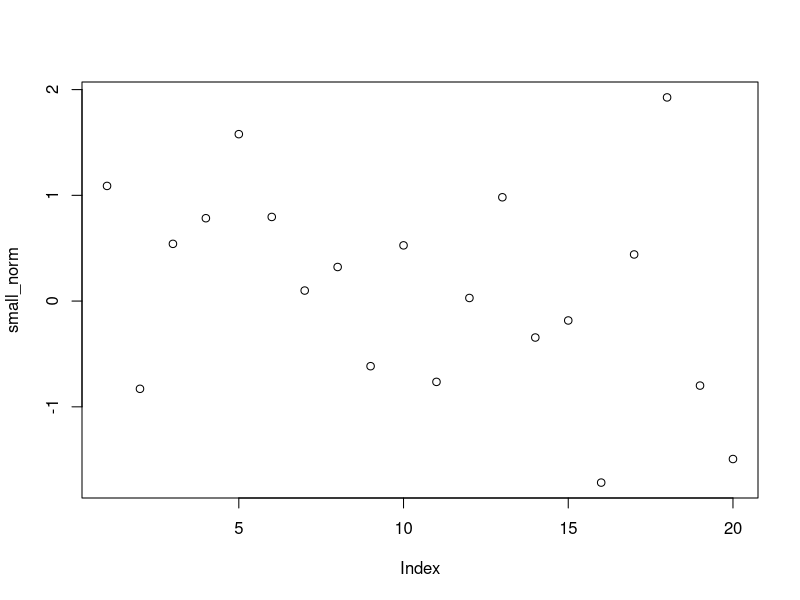
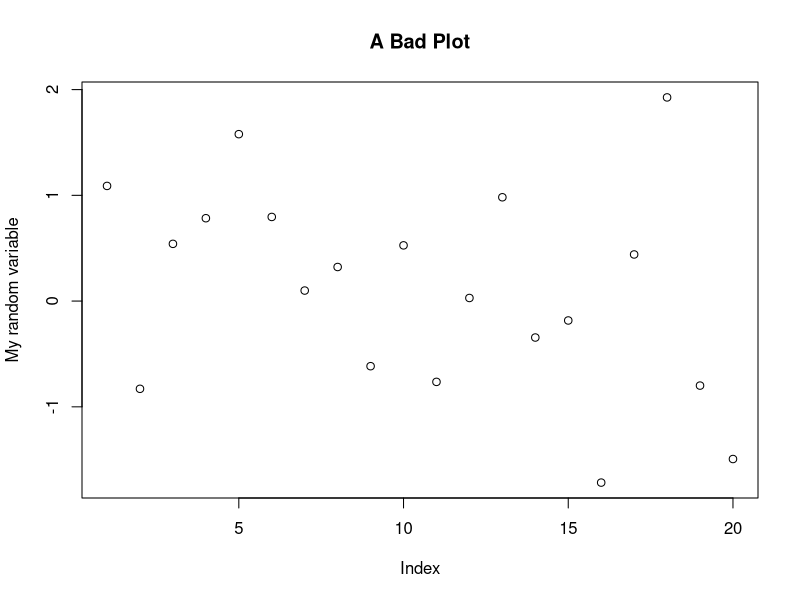
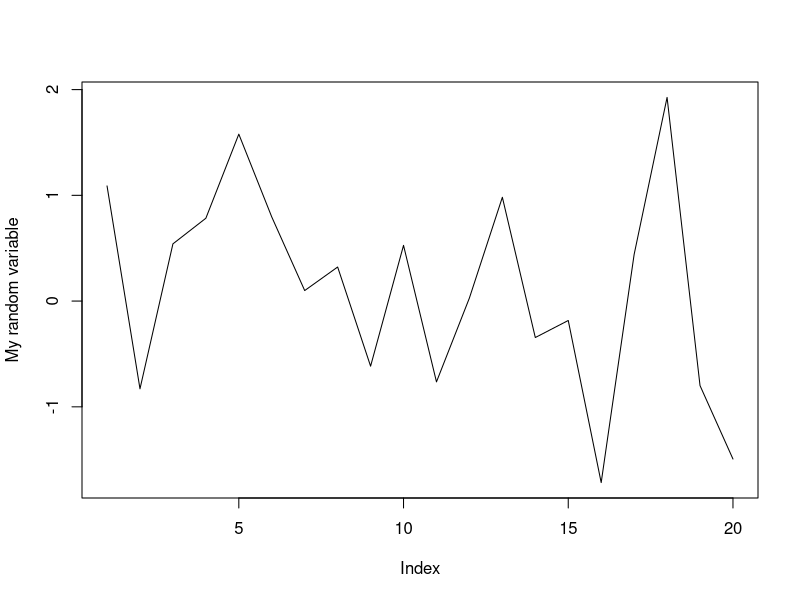
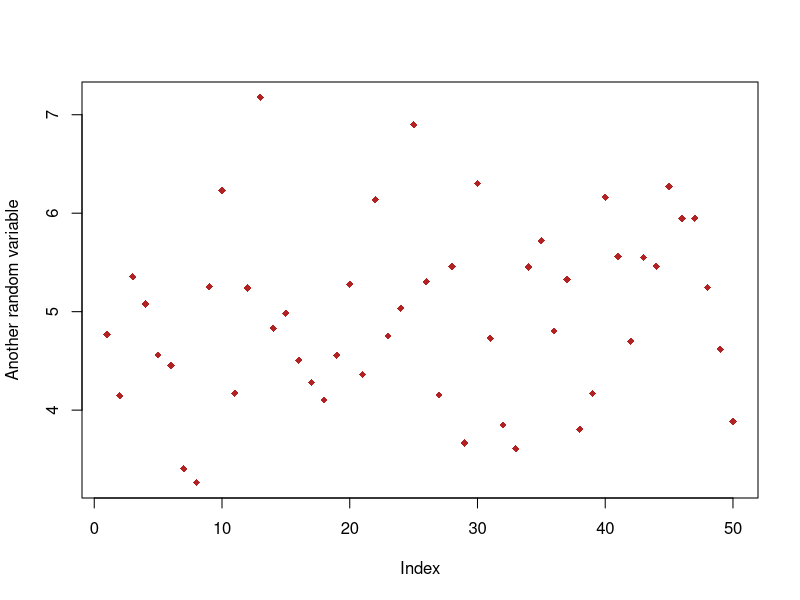
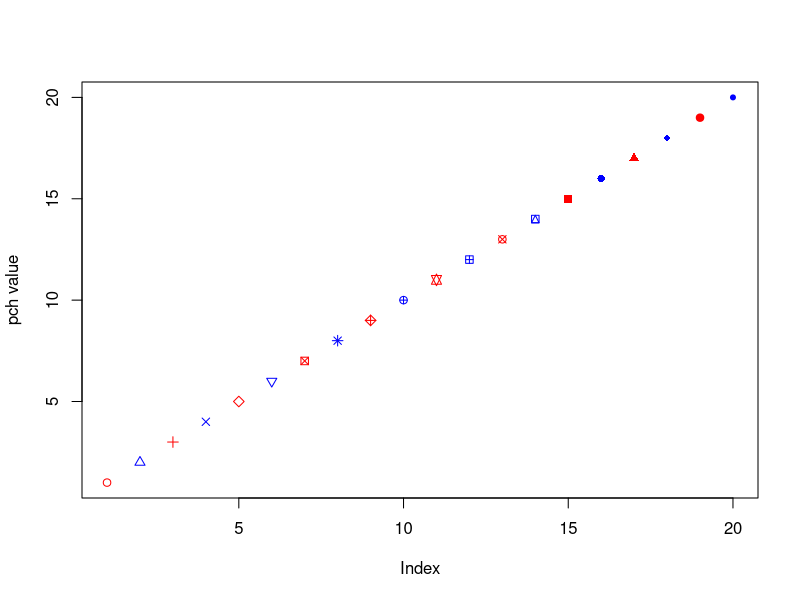
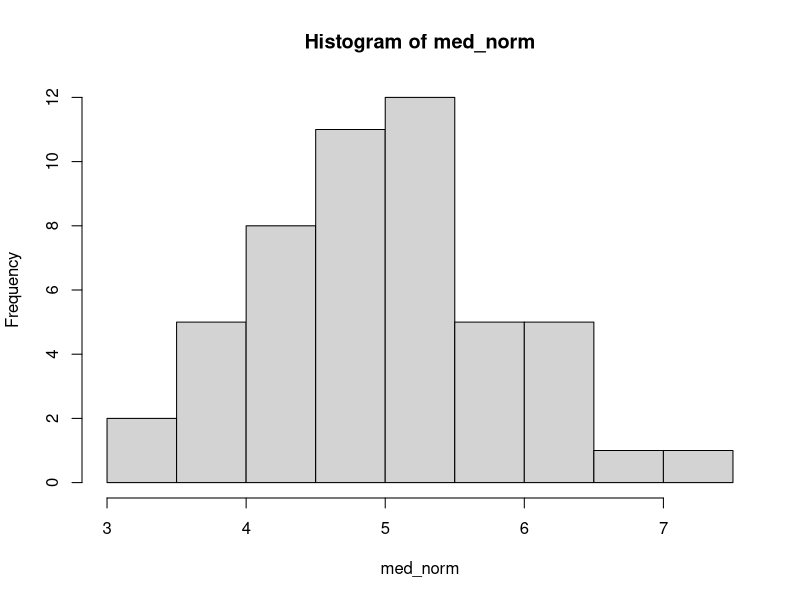
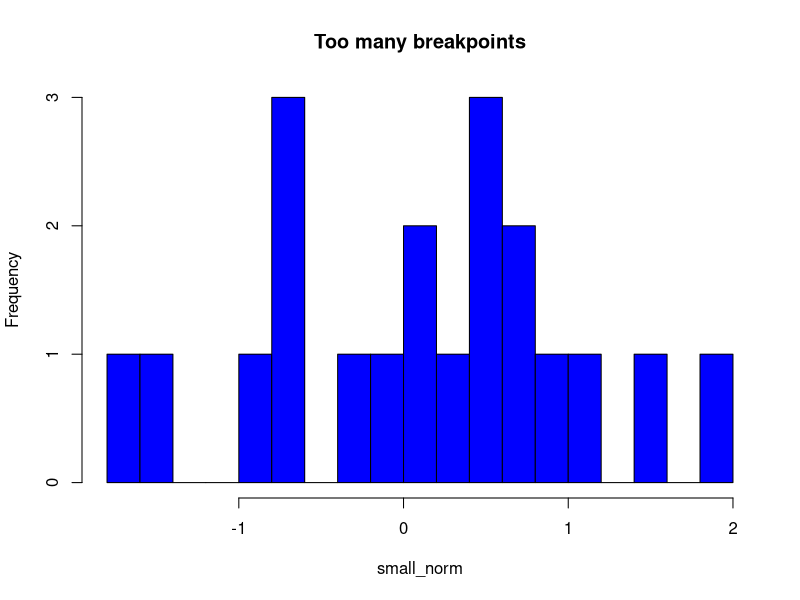
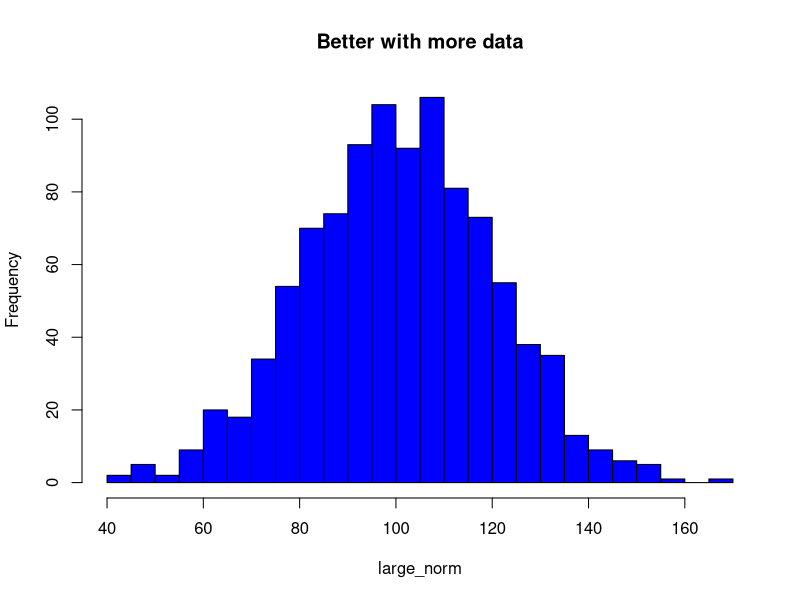

The R script that drew these images, in order: (Note: this script raises an error after producing the figures.)
## ---- chunk 1
#source("../../_knitr/knit_jekyll_setup.R")
#opts_chunk$set(fig.path="plots/basic_graphics-", tidy=FALSE, fig.width=5, fig.height=5, cache = TRUE)
## ---- chunk 2
small_norm <- rnorm(n = 20)
med_norm <- rnorm(50, mean = 5)
large_norm <- rnorm(1000, mean = 100, sd = 20) 
## ---- chunk 3
data(iris)
attach(iris)
names(iris) #this shows the names of the variables in the iris data.
## ---- chunk 4
plot(small_norm)
## ---- chunk 5
plot(small_norm, 
     ylab = "My random variable",
     main = "A Bad Plot")
## ---- chunk 6
plot(small_norm, 
     ylab = "My random variable", 
     type = "l")
## ---- chunk 7
plot(med_norm, 
     ylab = "Another random variable",
     col = "firebrick", pch = 18)
## ---- chunk 8
plot(1:20, 
     ylab = "pch value", 
     pch = 1:20,
     col = c("red", "blue") )
## ---- chunk 9
hist(med_norm)
## ---- chunk 10
hist(small_norm, 
     breaks = 20, 
     col = "blue",
     main = "Too many breakpoints")
hist(large_norm, 
     breaks = 20, 
     col = "blue",
     main = "Better with more data")
## ---- chunk 11
require(ggplot2)
qplot(med_norm)
## ---- chunk 12
qplot(med_norm,
      binwidth = 0.5,
      main = "YA Histogram",
      xlab = "x",
      fill = I("blue"))
## ---- chunk 13
large_mean <- mean(large_norm)
large_sd <- sd(large_norm)
hist(large_norm, 
     breaks = 10)
abline(v = large_mean,
       col = "purple",
       lwd = 2) #lwd controls the line width
abline(v = c(large_mean + large_sd, large_mean - large_sd),
       col = "purple",
       lwd = 2,
       lty = 2) #lty controls the line type, here dashed
## ---- chunk 14
qplot(large_norm, 
      binwidth = 10,
      xlab = "x") +
  geom_vline(xintercept = large_mean,
             color = "purple") +
  geom_vline(xintercept = c(large_mean + large_sd, large_mean - large_sd),
             color = "purple",
             linetype = 2 )
## ---- chunk 15
teams <- c("49ers", "Falcons", "Patriots", "Ravens")
points <- c(28, 24, 13, 28 )
team_colors <- c("gold", "red", "blue", "purple")
## ---- chunk 16
barplot(points, names = teams, 
        col = team_colors, 
        ylab = "Points Scored", 
        xlab = "Team")
## ---- chunk 17
barplot(points, names = teams, 
        col = team_colors, 
        ylim = c(0, 30),
        ylab = "Points Scored", 
        xlab = "Team")
## ---- chunk 18
qplot(x = teams, y = points, 
      geom="bar", 
      stat = "identity", 
      fill = I(team_colors))
## ---- chunk 19
league <- c("NFC", "NFC", "AFC", "AFC")
qplot(x = teams, y = points, 
      geom="bar", 
      stat = "identity", 
      fill = league)
## ---- chunk 20
boxplot(Petal.Length, ylab = "Petal Length (cm)")
## ---- chunk 21
boxplot(list(Petal.Length, Petal.Width, Sepal.Length, Sepal.Width), 
        names = c("Petal Length", "Petal Width", 
                  "Sepal Length", "Sepal Width"),
        ylab = "centimeters")
## ---- chunk 22
boxplot(Petal.Length ~ Species, 
        col = c("orange", "purple", "blue"),
        ylab = "Sepal Length (cm)")
## ---- chunk 23
qplot(x = Species,
      y = Petal.Length,
      geom = "boxplot",
      fill = Species,
      ylab = "Sepal Length (cm)"
      )
## ---- chunk 24
plot(x = Sepal.Width, y = Sepal.Length)
## ---- chunk 25
species_colors <- rep(c("orange", "purple", "blue"), each = 50)
plot(x = Sepal.Width, y = Sepal.Length,
     col = species_colors)
## ---- chunk 26
qplot(x = Sepal.Width, y = Sepal.Length,
      color = Species,
      shape = Species)
## ---- chunk 27
qplot(x = Sepal.Width, y = Sepal.Length,
      color = Species,
      shape = Species,
      position = "jitter")
